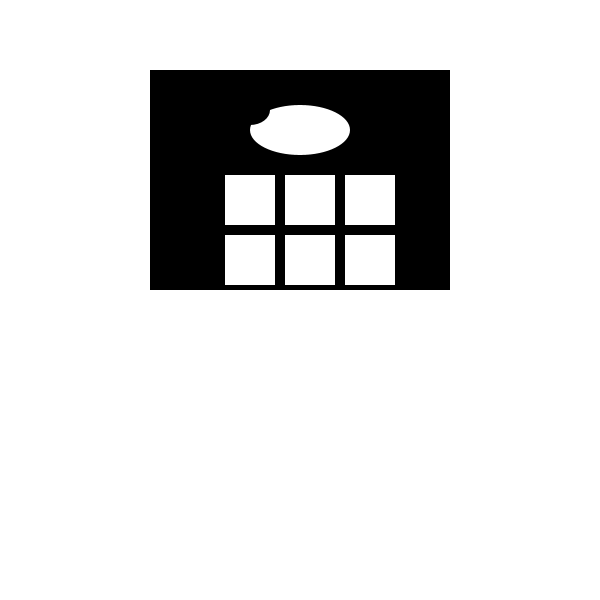
Frame 1 (no input)
Frame 60 (the mouse pressed at the canvas centre just before this capture): identical to frame 1, image omitted
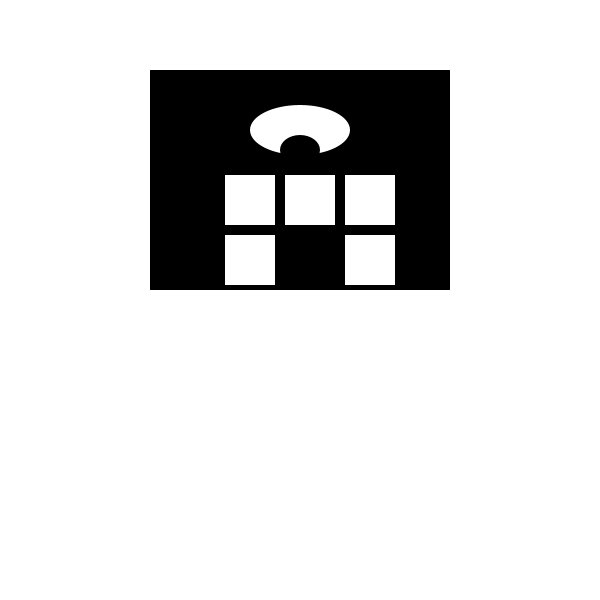
Frame 120 (the mouse held since frame 60 and released just before this capture)

The Processing sketch that drew these frames (run headless with seeded random() and noise(); from frame 60 on, the mouse is pressed at the canvas centre):

// Processing sketch: processing_44395
// ── processing_44395.pde

float eyeX,eyeY, x1,y1,x2,y2,x3,y3,x4,y4,x5,y5,x6,y6,fColor1,fColor2,fColor3,fColor4,fColor5,fColor6;
void setup(){
  size(600,600);
  smooth();
  noStroke();
  rectMode(CENTER);
  fColor1=255;
  fColor2=255;
  fColor3=255;
  fColor4=255;
  fColor5=255;
  fColor6=255;
  
  
  x1=250;
  y1=200;
    
  x2=310;
  y2=200;
  
  x3=370;
  y3=200;
  
  x4=250;
  y4=260;
  
  x5=310;
  y5=260;
  
  x6=370;
  y6=260;
  
  eyeX=300;
  eyeY=130;
}

void draw(){
  background(255);
  fill(0);
  rect(300,180,300,220);
  
  float ff =constrain(mouseX,250,350);
  float fy =constrain(mouseY,110,150);
  
  fill(255);
  
   ellipse(300,130,100,50);
    fill(0);
  
   
  ellipse(ff,fy,40,30);
  
  fill(fColor1);
  rect(x1,y1,50,50);
 
  fill(fColor2);
  rect(x2,y2,50,50);
  
  fill(fColor3);
  rect(x3,y3,50,50);
  
  fill(fColor4);
  rect(x4,y4,50,50);
  
  fill(fColor5);
  rect(x5,y5,50,50);
  
  fill(fColor6);
  rect(x6,y6,50,50);

}
void mousePressed (){

  if(dist(x1,y1,mouseX,mouseY) < 50){
 fColor1=0;fColor2=255;fColor3=255;fColor4=255;fColor5=255;fColor6=255;}

 if(dist(x2,y2,mouseX,mouseY) < 50){
  fColor1=255;fColor2=0;fColor3=255;fColor4=255;fColor5=255;fColor6=255;}

 if(dist(x3,y3,mouseX,mouseY) < 50){
  fColor1=255;fColor2=255;fColor3=0;fColor4=255;fColor5=255;fColor6=255;}

 if(dist(x4,y4,mouseX,mouseY) < 50){
   fColor1=255;fColor2=255;fColor3=255;fColor4=0;fColor5=255;fColor6=255;}
 
 if(dist(x5,y5,mouseX,mouseY) < 50){
   fColor1=255;fColor2=255;fColor3=255;fColor4=255;fColor5=0;fColor6=255;}

 if(dist(x6,y6,mouseX,mouseY) < 50){
   fColor1=255;fColor2=255;fColor3=255;fColor4=255;fColor5=255;fColor6=0;}
 
}
